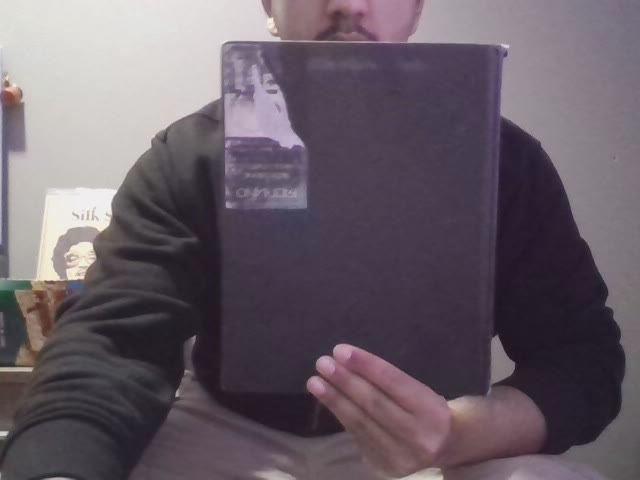
#> input picture frame 20 of 2b_book.avi, 640 x 480 px
$ python ex2b.py
#> lines starting #> are read from the running program, lines starting #| are printed output that depends on the picture
import numpy as np
import matplotlib.pyplot as plt
import cv2

# Points selected in following order:
# 0: bottom-left
# 1: top-right
# 2: bottom-right
# 3: top-left

class ObjectMidpoint:
    def __init__(self, capture_source=0, patch_size=85, save=False, output_filename='output.avi'):
        self.source = capture_source
        self.patch_size = patch_size
        self.trackers = []
        self.save = save
        self.output_filename = output_filename

    def getPoints(self, frame):
        # return cv2.selectROI("ROI", frame, fromCenter=False)
        fig, ax = plt.subplots()
        plt.imshow(frame)
        return np.concatenate((np.array(plt.ginput(4)), np.ones((4, 1))), axis=1)

    def initTrackers(self, frame, points):
        # x y 1
        for i, point in enumerate(points):
            bbox = (np.int32(point[0] - (self.patch_size-1)/2), np.int32(point[1] - (self.patch_size-1)/2), np.int32(self.patch_size), np.int32(self.patch_size))
            self.trackers.append(cv2.TrackerKCF_create())
            self.trackers[i].init(frame, bbox)


    def calcMidpoint(self, points):
        l1 = np.cross(points[0], points[1])
        l2 = np.cross(points[2], points[3])

        x_m = np.cross(l1, l2)

        return np.array([x_m[0]/x_m[2], x_m[1]/x_m[2]], dtype=np.int32)

    def calcVanish(self, points):
        l3 = np.cross(points[0], points[2])
        l4 = np.cross(points[1], points[3])

        x_inf = np.cross(l3, l4)

        return np.array([x_inf[0]/x_inf[2], x_inf[1]/x_inf[2]], dtype=np.int32)

    def start(self):
        cap = cv2.VideoCapture(self.source)


        ret, frame0 = cap.read()
#> frame0 is the input picture: shape (480, 640, 3); mean B, G, R 103.5, 93.5, 103.9
        frame0_gray = cv2.cvtColor(frame0, cv2.COLOR_BGR2GRAY)
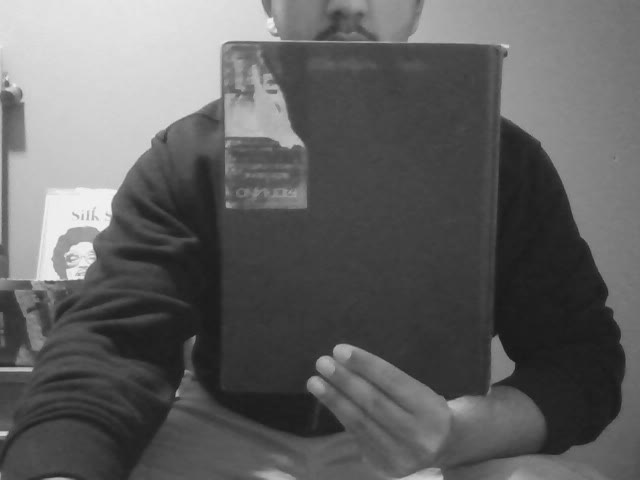
#> frame0_gray: shape (480, 640); min 23, max 247, mean 97.7

        if not ret:
            return

        if self.save:
            writer = cv2.VideoWriter(self.output_filename, cv2.VideoWriter_fourcc(*'MJPG'), 20.0, (frame0.shape[1], frame0.shape[0]))

        points = self.getPoints(frame0)

        self.initTrackers(frame0, points)

        while True:
            ret, frame = cap.read()
            # frame_gray = cv2.cvtColor(frame, cv2.COLOR_BGR2GRAY)
            if not ret:
                break

            tracked_points = []
            for tracker in self.trackers:
                ret, bbox = tracker.update(frame)

                if ret:
                    # cv2.rectangle(frame, (np.int32(bbox[0]), np.int32(bbox[1])), (np.int32(bbox[0]+bbox[2]), np.int32(bbox[1]+bbox[3])), (0, 255, 0), 1)
                    center = [np.int32(bbox[0] + bbox[2]/2), np.int32(bbox[1] + bbox[3]/2), 1]
                    cv2.circle(frame, (center[0], center[1]), 2, (0, 0, 255), 2)
                    tracked_points.append(center)

            if len(tracked_points) == 4:
                midpoint = self.calcMidpoint(tracked_points)
                cv2.circle(frame, midpoint, 2, (0, 0, 255), 2)
                cv2.line(frame, (tracked_points[0][0], tracked_points[0][1]), (tracked_points[1][0], tracked_points[1][1]), (255, 0, 0), 1)
                cv2.line(frame, (tracked_points[2][0], tracked_points[2][1]), (tracked_points[3][0], tracked_points[3][1]), (255, 0, 0), 1)

                try:
                    vanish_point = self.calcVanish(tracked_points)
                    cv2.line(frame, vanish_point, midpoint, (0, 255, 0), 1)
                except:
                    pass

            if self.save:
                writer.write(frame)

            cv2.imshow("Tracker", frame)
            key = cv2.waitKey(30)
            if key == 27:
                break

        cv2.destroyAllWindows()

if __name__ == "__main__":
    o = ObjectMidpoint('2b_book.avi', save=True)
#> (the run stopped early here; a loop or call above may not have finished)

$ run again, starting later in the video
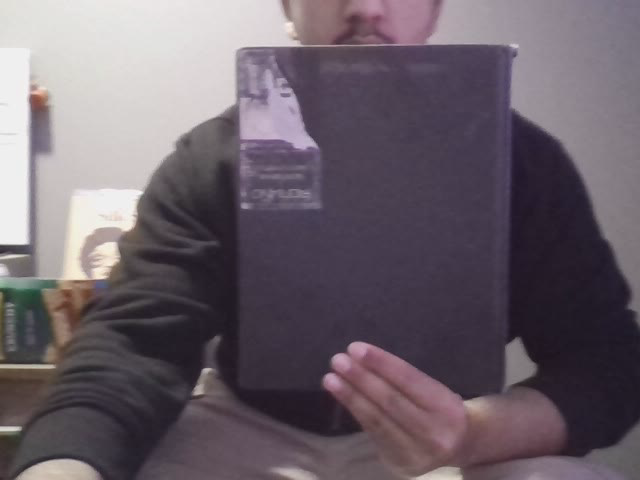
#> input picture frame 90 of 2b_book.avi, 640 x 480 px
#> in start, frame0 is the input picture: shape (480, 640, 3); mean B, G, R 105.9, 96.8, 107.3
#> in start, `frame0_gray = cv2.cvtColor(frame0, cv2.COLOR_BGR2GRAY)`:
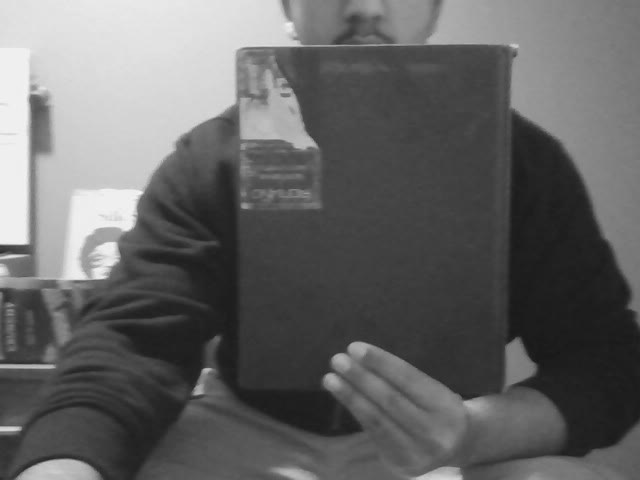
#> frame0_gray: shape (480, 640); min 23, max 246, mean 100.9

$ run again, starting later in the video
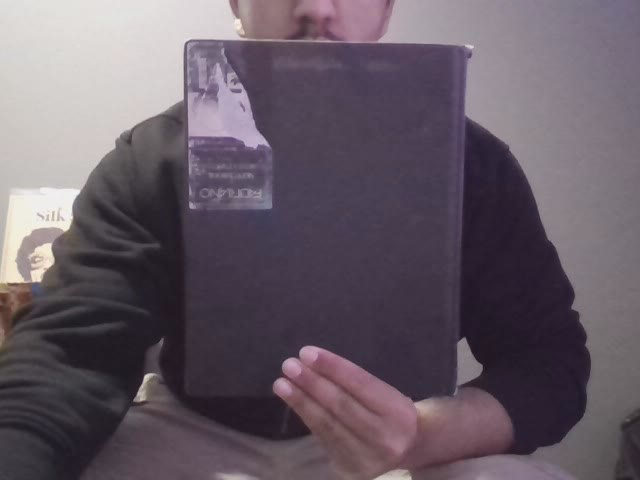
#> input picture frame 160 of 2b_book.avi, 640 x 480 px
#> in start, frame0 is the input picture: shape (480, 640, 3); mean B, G, R 102.4, 91.3, 102.5
#> in start, `frame0_gray = cv2.cvtColor(frame0, cv2.COLOR_BGR2GRAY)`:
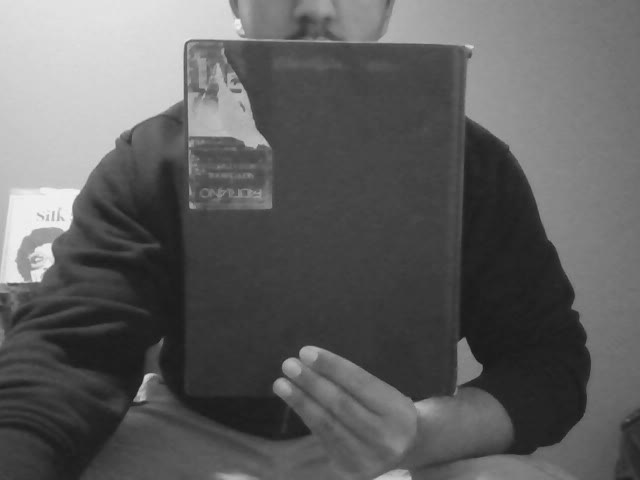
#> frame0_gray: shape (480, 640); min 24, max 246, mean 95.9
